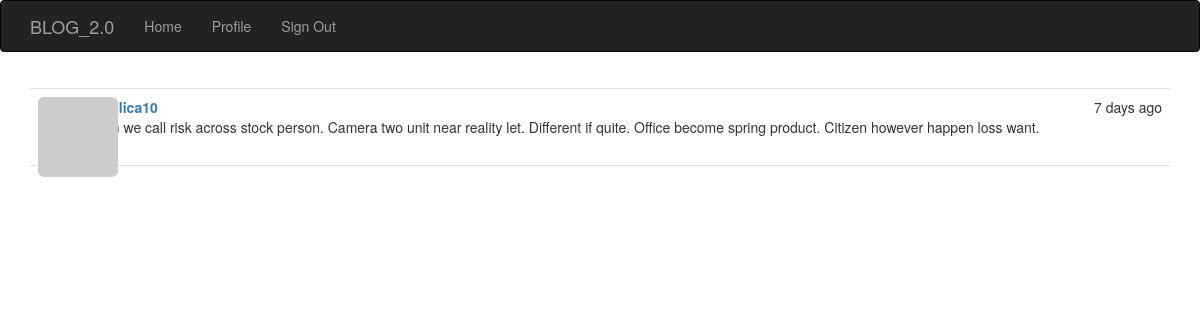
The page /post/300 (signed in) on the database its author committed.
### app/models.py (models this page shows, shortened)
class Post(db.Model):
    __tablename__='posts'
    id = db.Column(db.Integer, primary_key=True)
    body = db.Column(db.Text)
    timestamp = db.Column(db.DateTime, index=True, default=datetime.utcnow)
    author_id = db.Column(db.Integer, db.ForeignKey('users.id'))
    body_html = db.Column(db.Text)

class User(UserMixin, db.Model):
    __tablename__ = 'users'
    id = db.Column(db.Integer, primary_key=True)
    email = db.Column(db.String(64), unique=True, index=True)
    username = db.Column(db.String(64), unique=True, index=True)
    name = db.Column(db.String(64))
    location = db.Column(db.String(64))
    about_me = db.Column(db.Text())
    member_since = db.Column(db.DateTime(), default=datetime.utcnow)
    last_seen = db.Column(db.DateTime(), default=datetime.utcnow)
    password_hash = db.Column(db.String(128))
    avatar_hash = db.Column(db.String(32))
    role_id = db.Column(db.Integer, db.ForeignKey('roles.id'))
    confirmed = db.Column(db.Boolean, default=False)
    posts = db.relationship('Post', backref='author', lazy='dynamic')
    followed = db.relationship('Follow', foreign_keys=[Follow.follower_id], backref=db.backref('follower', lazy='joined'), lazy='dynamic', cascade='all, delete-orphan')
    followers = db.relationship('Follow', foreign_keys=[Follow.followed_id], backref=db.backref('followed', lazy='joined'), lazy='dynamic', cascade='all, delete-orphan')
    def can(self, perm):
        return self.role is not None and self.role.has_permission(perm)
    def is_administrator(self):
        return self.can(Permission.ADMIN)
    def ping(self):
        self.last_seen = datetime.utcnow()
        db.session.add(self)
        db.session.commit()
    @property
    def password(self):
        '''
        Password property to prevent reading passwords directly
        '''
        raise AttributeError('Password is not a readable attribute')
    def gravatar(self, size=100, default='identicon', rating='g'):
        if request.is_secure:
            url = 'https://secure.gravatar.com/avatar'
        else:
            url = 'http://www.gravatar.com/avatar'
            hash = self.avatar_hash or self.gravatar_hash()
        return '{url}/{hash}?s={size}&d={default}&r={rating}'.format(
            url=url, hash=hash, size=size, default=default, rating=rating)

### app/main/views.py (the view)
@main.route('/post/<int:id>')
def post(id):
    post = Post.query.get_or_404(id)
    return render_template('post.html', posts=[post])

### app/auth/views.py (called while the page is built)
@auth.before_app_request
def before_request():
    if current_user.is_authenticated:
        current_user.ping()
        if not current_user.confirmed \
                and request.endpoint \
                and request.blueprint != 'auth' \
                and request.endpoint != 'static':
            return redirect(url_for('auth.unconfirmed'))

### app/main/__init__.py (called while the page is built)
@main.app_context_processor
def inject_permission():
    return dict(Permission=Permission)

### app/models.py (called while the page is built)
@login_manager.user_loader
def load_user(user_id):
    return User.query.get(int(user_id))

    def has_permission(self, perm):
        return self.permissions & perm == perm

### app/templates/post.html (shortened to what this page needs)
{% extends "base.html" %}
{% block page_content %}
{% include '_posts.html' %}
{% endblock %}

### app/templates/_posts.html (shortened to what this page needs)
<ul class="posts">
  {% for post in posts %}
  <li class="post">
    <div class="profile-thumbnail">
      <a href="{{ url_for('.user', username=post.author.username) }}">
        <img class="img-rounded profile-thumbnail" src="{{ post.author.gravatar(size=40) }}">
      </a>
    </div>
    <div class="post-content">
      <div class="post-date">{{ moment(post.timestamp).fromNow() }}</div>
      <div class="post-author">
        <a href="{{ url_for('.user', username=post.author.username) }}">{{ post.author.username }}</a>
      </div>
      <div class="post-body">
        {% if post.body_html %}
          {{ post.body_html | safe }}
        {% else %}
          {{ post.body }}
        {% endif %}
      </div>
      <div class="post-footer">
        <a href="{{ url_for('.post', id=post.id) }}">
          <span class="label label default">Permalink</span>
        </a>
      </div>
    </div>
  </li>
  {% endfor %}
</ul>

### app/static/styles.css (style rules this page uses)
.profile-thumbnail { position: absolute; }
ul.posts { list-style-type: none; padding: 0px; margin: 16px 0px 0px 0px; border-top: 1px solid #e0e0e0; }
ul.posts li.post { padding: 8px; border-bottom: 1px solid #e0e0e0; }
div.post-date { float: right; }
div.post-author { font-weight: bold; }
div.post-content { margin-left: 48px; min-height: 48px; }
div.post-footer { text-align: right; }

### rows shown on the page
Post: timestamp "7 days ago", author.username "angelica10", body "Upon we call risk across stock person. Camera two unit near reality let. Different if quite. Office become spring product. Citizen however happen loss want."
